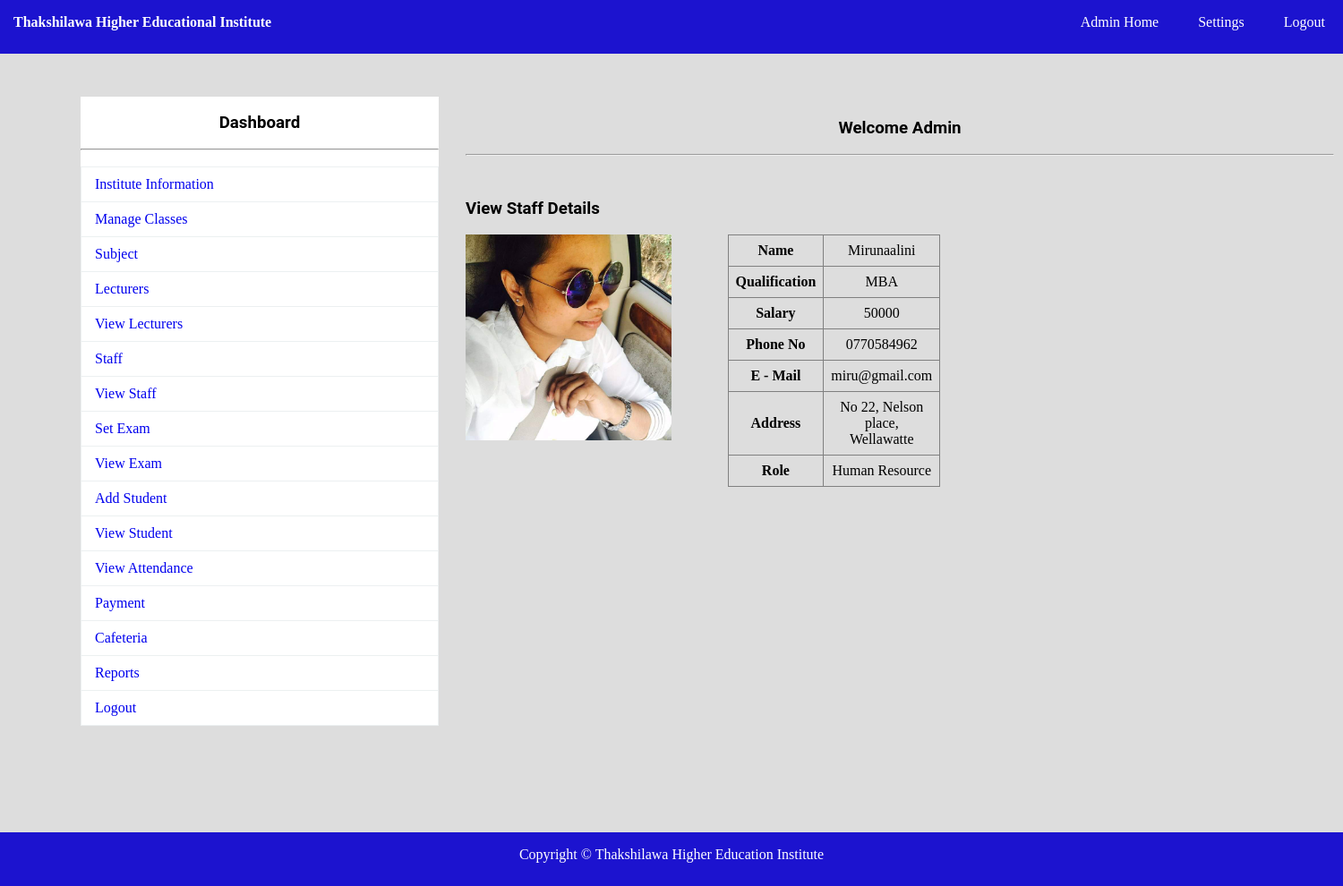
/staff_view.php?id=1 (signed in), run on the app's committed database.
### tables this page shows
CREATE TABLE `staff` (
  `NAID` int(150) NOT NULL,
  `NANAME` varchar(150) NOT NULL,
  `NAPASS` varchar(150) NOT NULL,
  `ROLE` varchar(100) NOT NULL,
  `NAQUAL` varchar(150) NOT NULL,
  `NASAL` varchar(150) NOT NULL,
  `NAPNO` varchar(150) NOT NULL,
  `NAMAIL` varchar(150) NOT NULL,
  `NAADDR` text NOT NULL,
  `NAIMG` varchar(150) NOT NULL
);

### staff_view.php (the view, shortened to what this page needs)
<?php
	include"database.php";
	if (isset($_SESSION["AID"])){
		$logged_user = $_SESSION["ANAME"];
	} elseif (isset($_SESSION["NAID"])) {
		$logged_user = $_SESSION["NANAME"];
	} else {
		echo"<script>window.open('index.php?mes=Access Denied...','_self');</script>";
	}
	$sql="SELECT * FROM staff WHERE NAID={$_GET["id"]}";
		$res=$db->query($sql);
		if($res->num_rows>0)
		{
			$row=$res->fetch_assoc();
		}
?>
<!DOCTYPE html>
<html>
	<head>
		<link rel="stylesheet" type="text/css" href="css/style.css">
	</head>
	<body>
		<?php include"navbar.php";?><br>
			<div id="section">
				<?php include"sidebar.php";?><br><br><br>
				<h3 class="text" style="color: black;">Welcome <?php echo $logged_user; ?></h3><br><hr><br>
				<div class="content1">
						<h3 style="color: black;"> View Staff Details</h3><br>
						<div class="ibox">
							<img src="<?php echo $row["NAIMG"]; ?>" height="230" width="230">
						</div>
						<div class="tsbox">
						<table border="1px">
							<tr><th>Name </th> <td> <?php echo $row["NANAME"]; ?></td></tr>
							<tr><th>Qualification </th> <td> <?php echo $row["NAQUAL"]; ?></td></tr>
							<tr><th>Salary </th> <td> <?php echo $row["NASAL"]; ?></td></tr>
							<tr><th>Phone No </th> <td> <?php echo $row["NAPNO"]; ?></td></tr>
							<tr><th>E - Mail </th> <td> <?php echo $row["NAMAIL"]; ?></td></tr>
							<tr><th>Address </th> <td> <?php echo $row["NAADDR"]; ?></td></tr>
							<?php
								$role ="";
								if($row["ROLE"] == "hr"){
									$role = "Human Resource";
								} elseif ($row["ROLE"] == "front_office") {
									$role = "Front Office";
								} elseif ($row["ROLE"] == "cafeteria") {
									$role = "Cafeteria";
								} elseif ($row["ROLE"] == "finance") {
									$role = "Finance";
								}
							?>
							<tr><th>Role </th> <td> <?php echo $role; ?></td></tr>
						</table>
						</div>
				</div>
			</div>
			<?php include"footer.php";?>
	</body>
</html>

### css/style.css (style rules this page uses)
* { padding: 0px; margin: 0px; }
html { background: #dddddd; }
body { width: 100%; height: 100%; margin: 0%; padding: 0%; overflow-x: vissble; zoom: 100%; }
h1, h2, h3, h4, h5, h6, label { font-family: roboto; color: #cd00c7; }
.content1 { margin-top: 30px; }
.text { text-align: center; }
#section { height: auto; width: 1400px; margin-left: 90px; font-family: cambria; }
.content1 { margin-top: 30px; height: auto; width: 450px; float: left; }
tr, td, th { padding: 8px; }
table { border-collapse: collapse; }
.ibox { width: 65%; float: left; }
.tsbox { width: 35%; float: left; }
td { text-align: center; }

### data on the page
staff: NAIMG (picture), NANAME "Mirunaalini", NAQUAL "MBA", NASAL "50000", NAPNO "0770584962", NAMAIL "miru@gmail.com", NAADDR "No 22, Nelson place, Wellawatte", ROLE "Human Resource"

### other printed values
$logged_user "Admin"
